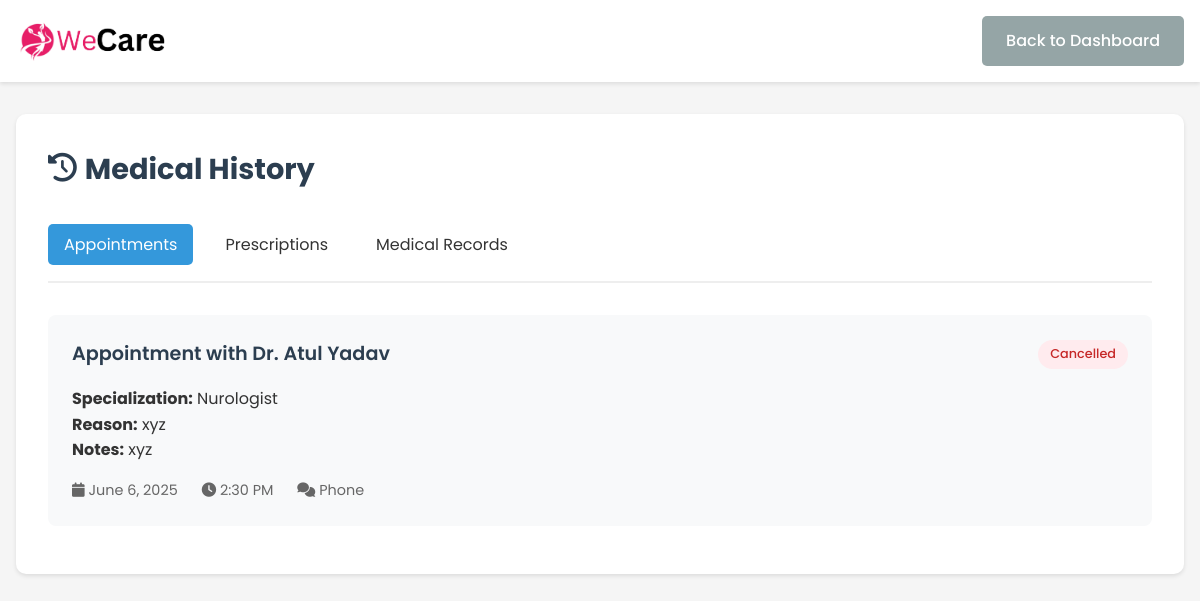
Screenshot of /patient_medical_history.php (signed in) with the database file from the repository.
### tables this page shows
CREATE TABLE IF NOT EXISTS `appointments` (
  `appointment_id` int NOT NULL AUTO_INCREMENT,
  `patient_id` int NOT NULL,
  `doctor_id` int NOT NULL,
  `appointment_date` date NOT NULL,
  `appointment_time` time NOT NULL,
  `reason` text NOT NULL,
  `notes` text,
  `preferred_communication` varchar(50) NOT NULL,
  `status` varchar(20) NOT NULL DEFAULT 'Scheduled',
  `created_at` timestamp NULL DEFAULT CURRENT_TIMESTAMP,
  PRIMARY KEY (`appointment_id`),
  KEY `patient_id` (`patient_id`),
  KEY `doctor_id` (`doctor_id`),
  KEY `idx_appointments_date` (`appointment_date`)
);

CREATE TABLE IF NOT EXISTS `doctors` (
  `doctor_id` int NOT NULL AUTO_INCREMENT,
  `full_name` varchar(100) NOT NULL,
  `email` varchar(100) NOT NULL,
  `password` varchar(255) NOT NULL,
  `phone` varchar(20) DEFAULT NULL,
  `specialization` varchar(100) NOT NULL,
  `qualification` varchar(100) NOT NULL,
  `experience` int NOT NULL,
  `license_no` varchar(50) NOT NULL,
  `is_verified` tinyint(1) DEFAULT '0',
  `created_at` timestamp NULL DEFAULT CURRENT_TIMESTAMP,
  `profile_image` varchar(255) DEFAULT NULL,
  PRIMARY KEY (`doctor_id`),
  UNIQUE KEY `email` (`email`),
  UNIQUE KEY `license_no` (`license_no`),
  KEY `idx_doctors_email` (`email`)
);

### patient_medical_history.php (the view, shortened to what this page needs)
<?php
require_once('config.php');
$userId = $_SESSION['user_id'];
$appointments = [];
try {
    $stmt = $con->prepare("
        SELECT a.*, d.full_name as doctor_name, d.specialization
        FROM appointments a
        JOIN doctors d ON a.doctor_id = d.doctor_id
        WHERE a.patient_id = ?
        ORDER BY a.appointment_date DESC, a.appointment_time DESC
    ");
    $stmt->bind_param("i", $userId);
    if (!$stmt->execute()) {
        throw new Exception("Error executing appointments query: " . $stmt->error);
    }
    $appointments = $stmt->get_result()->fetch_all(MYSQLI_ASSOC);
} catch (Exception $e) {
    $error = "Error: " . $e->getMessage();
    error_log("Error in patient_medical_history.php: " . $e->getMessage());
}
?>
<!DOCTYPE html>
<html lang="en">
<head>
    <link rel="stylesheet" href="https://cdnjs.cloudflare.com/ajax/libs/font-awesome/6.0.0/css/all.min.css">
</head>
<body>
    <nav class="navbar">
        <div class="container" style="display: flex; justify-content: space-between; align-items: center;">
            <div style="display: flex; align-items: center;">
                <img src="assets/images/thrive_logo.png" alt="WeCare Logo" style="height: 40px; margin-right: 1rem;">
            </div>
            <div style="display: flex; align-items: center; gap: 2rem;">
                <a href="patient_dashboard.php" class="btn btn-secondary">Back to Dashboard</a>
            </div>
        </div>
    </nav>
    <main class="main-content">
        <div class="container">
            <div class="card">
                <h2 class="section-title">
                    <i class="fas fa-history"></i>
                    Medical History
                </h2>
                <div class="tabs">
                    <div class="tab active" data-tab="appointments">Appointments</div>
                    <div class="tab" data-tab="prescriptions">Prescriptions</div>
                    <div class="tab" data-tab="records">Medical Records</div>
                </div>
                <div class="tab-content active" id="appointments">
                    <?php if (empty($appointments)): ?>
                        <div class="empty-state">
                            <i class="fas fa-calendar-times"></i>
                            <h3>No Past Appointments</h3>
                            <p>You haven't had any appointments yet.</p>
                            <a href="book_appointment.php" class="btn btn-primary">Book an Appointment</a>
                        </div>
                    <?php else: ?>
                        <?php foreach ($appointments as $appointment): ?>
                            <div class="history-item">
                                <div class="history-header">
                                    <div class="history-title">
                                        Appointment with Dr. <?php echo htmlspecialchars($appointment['doctor_name']); ?>
                                    </div>
                                    <span class="status-badge status-<?php echo strtolower($appointment['status']); ?>">
                                        <?php echo htmlspecialchars($appointment['status']); ?>
                                    </span>
                                </div>
                                <div class="history-details">
                                    <p><strong>Specialization:</strong> <?php echo htmlspecialchars($appointment['specialization']); ?></p>
                                    <p><strong>Reason:</strong> <?php echo htmlspecialchars($appointment['reason']); ?></p>
                                    <?php if ($appointment['notes']): ?>
                                        <p><strong>Notes:</strong> <?php echo htmlspecialchars($appointment['notes']); ?></p>
                                    <?php endif; ?>
                                </div>
                                <div class="history-meta">
                                    <span>
                                        <i class="fas fa-calendar"></i>
                                        <?php echo date('F j, Y', strtotime($appointment['appointment_date'])); ?>
                                    </span>
                                    <span>
                                        <i class="fas fa-clock"></i>
                                        <?php echo date('g:i A', strtotime($appointment['appointment_time'])); ?>
                                    </span>
                                    <span>
                                        <i class="fas fa-comments"></i>
                                        <?php echo htmlspecialchars($appointment['preferred_communication']); ?>
                                    </span>
                                </div>
                            </div>
                        <?php endforeach; ?>
                    <?php endif; ?>
                </div>
            </div>
        </div>
    </main>
</body>
</html>

### patient_medical_history.php (style rules this page uses)
* { margin: 0; padding: 0; box-sizing: border-box; font-family: 'Poppins', sans-serif; }
body { background-color: #f5f5f5; color: #333; line-height: 1.6; }
.container { max-width: 1200px; margin: 0 auto; padding: 0 1rem; }
.navbar { background-color: #fff; box-shadow: 0 2px 4px rgba(0,0,0,0.1); padding: 1rem 0; position: sticky; top: 0; z-index: 1000; }
.main-content { padding: 2rem 0; }
.card { background-color: #fff; border-radius: 10px; box-shadow: 0 2px 4px rgba(0,0,0,0.1); padding: 2rem; margin-bottom: 2rem; }
.section-title { color: #2c3e50; font-size: 1.8rem; margin-bottom: 2rem; display: flex; align-items: center; gap: 0.5rem; }
.tabs { display: flex; gap: 1rem; margin-bottom: 2rem; border-bottom: 2px solid #eee; padding-bottom: 1rem; }
.tab { padding: 0.5rem 1rem; cursor: pointer; border-radius: 5px; transition: all 0.3s ease; }
.tab.active { background-color: #3498db; color: #fff; }
.tab-content { display: none; }
.tab-content.active { display: block; }
.history-item { background-color: #f8f9fa; border-radius: 8px; padding: 1.5rem; margin-bottom: 1rem; transition: transform 0.3s ease; }
.history-header { display: flex; justify-content: space-between; align-items: center; margin-bottom: 1rem; }
.history-title { font-size: 1.2rem; font-weight: 600; color: #2c3e50; }
.history-details { margin-bottom: 1rem; }
.history-meta { display: flex; gap: 1.5rem; color: #666; font-size: 0.9rem; }
.status-badge { padding: 0.25rem 0.75rem; border-radius: 20px; font-size: 0.8rem; font-weight: 500; }
.status-cancelled { background-color: #ffebee; color: #c62828; }
.btn { display: inline-block; padding: 0.75rem 1.5rem; border-radius: 5px; text-decoration: none; font-weight: 500; transition: all 0.3s ease; }
.btn-secondary { background-color: #95a5a6; color: #fff; }

### rows the page displays
appointments: doctor.full_name "Atul Yadav", status "Cancelled", doctor.specialization "Nurologist", reason "xyz", notes "xyz", appointment_date "June 6, 2025", appointment_time "2:30 PM", preferred_communication "Phone"
